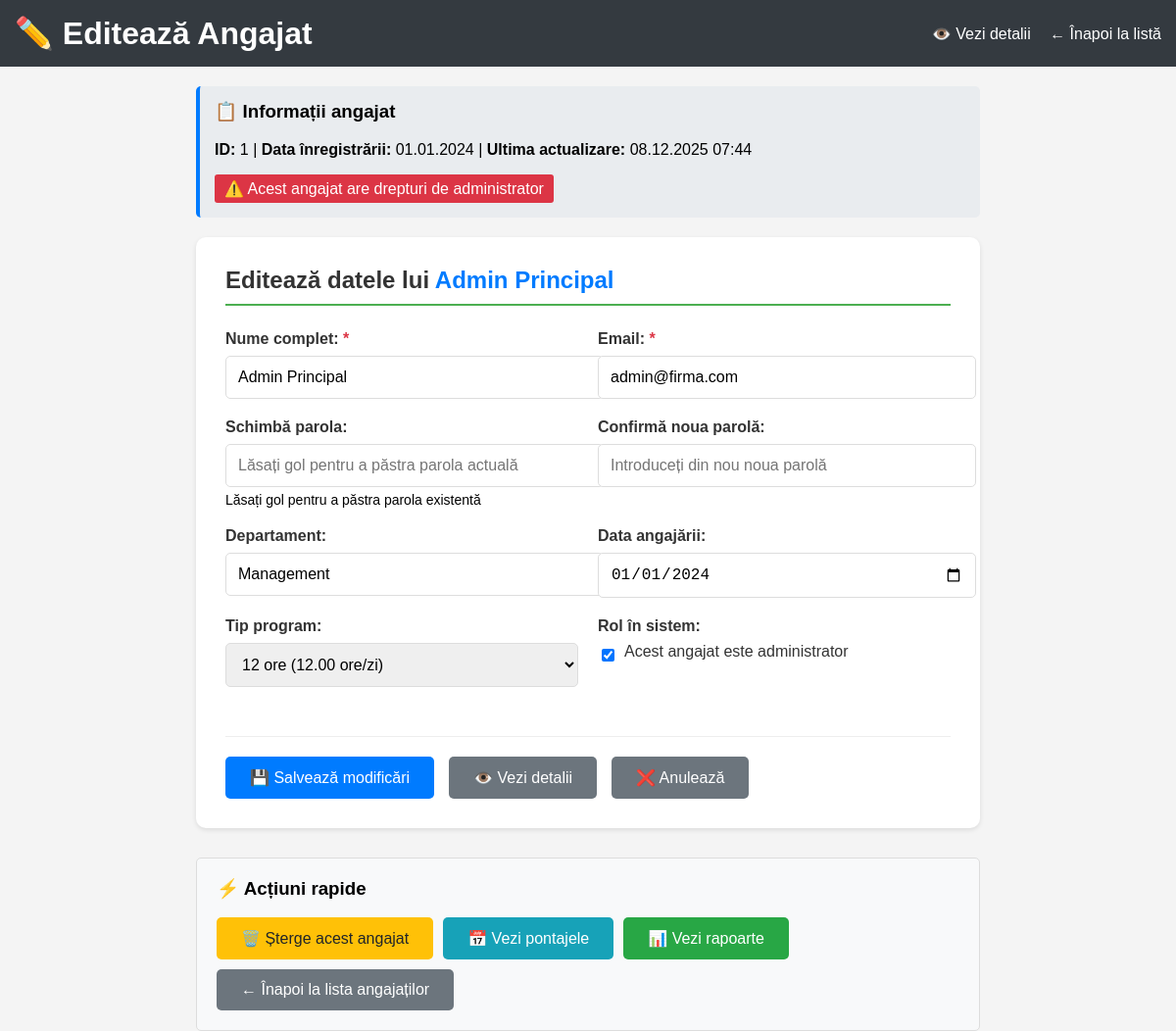
Page /pagini/angajati/editeaza.php?id=1 (signed in) on the committed database.
### tables this page shows
CREATE TABLE `angajati` (
  `id` int(11) NOT NULL,
  `nume` varchar(100) NOT NULL,
  `email` varchar(100) NOT NULL,
  `parola_hash` varchar(255) NOT NULL,
  `departament` varchar(50) DEFAULT NULL,
  `data_angajare` date DEFAULT NULL,
  `este_admin` tinyint(1) DEFAULT 0,
  `tip_program_id` int(11) DEFAULT NULL
);

### pagini/angajati/editeaza.php (the view, shortened to what this page needs)
<?php
include '../../includes/config.php';
$angajat_id = (int)$_GET['id'];
$sql = "SELECT * FROM angajati WHERE id = ?";
$stmt = $conn->prepare($sql);
$stmt->execute([$angajat_id]);
$angajat = $stmt->fetch(PDO::FETCH_ASSOC);
?>
<!DOCTYPE html>
<html lang="ro">
<head>
</head>
<body>
    <div class="header">
        <div class="header-content">
            <h1 style="margin: 0;">✏️ Editează Angajat</h1>
            <div>
                <a href="detalii.php?id=<?php echo $angajat_id; ?>" style="color: white; margin-left: 15px; text-decoration: none;">👁️ Vezi detalii</a>
                <a href="index.php" style="color: white; margin-left: 15px; text-decoration: none;">← Înapoi la listă</a>
            </div>
        </div>
    </div>
    <div class="container">
        <div class="info-box">
            <h3 style="margin-top: 0;">📋 Informații angajat</h3>
            <p><strong>ID:</strong> <?php echo $angajat['id']; ?> |
               <strong>Data înregistrării:</strong> <?php echo date('d.m.Y', strtotime($angajat['data_angajare'])); ?> |
               <strong>Ultima actualizare:</strong> <?php echo date('d.m.Y H:i'); ?></p>
            <?php if($angajat['este_admin']): ?>
                <div style="background: #dc3545; color: white; padding: 5px 10px; border-radius: 3px; display: inline-block;">
                    ⚠️ Acest angajat are drepturi de administrator
                </div>
            <?php endif; ?>
        </div>
        <div class="form-container">
            <h2 class="form-title">Editează datele lui <span style="color: #007bff;"><?php echo htmlspecialchars($angajat['nume']); ?></span></h2>
            <form method="POST" action="" onsubmit="return validatePasswords()">
                <div class="form-row">
                    <div class="form-group">
                        <label for="nume" class="required">Nume complet:</label>
                        <input type="text" id="nume" name="nume"
                               value="<?php echo htmlspecialchars($angajat['nume']); ?>"
                               required>
                    </div>
                    <div class="form-group">
                        <label for="email" class="required">Email:</label>
                        <input type="email" id="email" name="email"
                               value="<?php echo htmlspecialchars($angajat['email']); ?>"
                               required>
                    </div>
                </div>
                <div class="form-row">
                    <div class="form-group">
                        <label for="parola">Schimbă parola:</label>
                        <input type="password" id="parola" name="parola"
                               onkeyup="checkPasswordStrength(this.value)"
                               placeholder="Lăsați gol pentru a păstra parola actuală">
                        <div id="password-strength" class="password-strength">Lăsați gol pentru a păstra parola existentă</div>
                    </div>
                    <div class="form-group">
                        <label for="confirma_parola">Confirmă noua parolă:</label>
                        <input type="password" id="confirma_parola" name="confirma_parola"
                               onkeyup="validatePasswords()"
                               placeholder="Introduceți din nou noua parolă">
                    </div>
                </div>
                <div class="form-row">
                    <div class="form-group">
                        <label for="departament">Departament:</label>
                        <input type="text" id="departament" name="departament"
                               value="<?php echo htmlspecialchars($angajat['departament'] ?? ''); ?>"
                               placeholder="Ex: IT, Vânzări, etc.">
                    </div>
                    <div class="form-group">
                        <label for="data_angajare">Data angajării:</label>
                        <input type="date" id="data_angajare" name="data_angajare"
                               value="<?php echo $angajat['data_angajare']; ?>">
                    </div>
                </div>
                <div class="form-row">
                    <div class="form-group">
                        <label for="tip_program_id">Tip program:</label>
                        <select id="tip_program_id" name="tip_program_id">
                            <?php
                            $tipuri_query = $conn->query("SELECT * FROM tipuri_program ORDER BY id");
                            $tipuri = $tipuri_query->fetchAll(PDO::FETCH_ASSOC);
                            foreach($tipuri as $tip) {
                                $selected = ($angajat['tip_program_id'] == $tip['id']) ? 'selected' : '';
                                echo "<option value='{$tip['id']}' $selected>{$tip['nume_program']} ({$tip['ore_pe_zi']} ore/zi)</option>";
                            }
                            ?>
                        </select>
                    </div>
                    <div class="form-group">
                        <label for="este_admin">Rol în sistem:</label>
                        <div class="checkbox-group">
                            <input type="checkbox" id="este_admin" name="este_admin" value="1"
                                   <?php echo ($angajat['este_admin'] == 1) ? 'checked' : ''; ?>>
                            <label for="este_admin" style="font-weight: normal;">Acest angajat este administrator</label>
                        </div>
                    </div>
                </div>
                <div style="display: flex; gap: 15px; margin-top: 30px; border-top: 1px solid #eee; padding-top: 20px;">
                    <button type="submit" class="btn btn-primary">💾 Salvează modificări</button>
                    <a href="detalii.php?id=<?php echo $angajat_id; ?>" class="btn btn-secondary">👁️ Vezi detalii</a>
                    <a href="index.php" class="btn" style="background: #6c757d; color: white;">❌ Anulează</a>
                </div>
            </form>
        </div>
        <div style="margin-top: 30px; padding: 20px; background: #f8f9fa; border-radius: 5px; border: 1px solid #ddd;">
            <h3 style="margin-top: 0;">⚡ Acțiuni rapide</h3>
            <div style="display: flex; gap: 10px; flex-wrap: wrap;">
                <a href="sterge.php?id=<?php echo $angajat_id; ?>"
                   class="btn btn-warning"
                   onclick="return confirm('⚠️ ATENȚIE! Doriți să ștergeți angajatul <?php echo addslashes($angajat['nume']); ?>? Această acțiune va șterge TOATE datele asociate (pontaje, cereri, etc.) și este ireversibilă!')">
                   🗑️ Șterge acest angajat
                </a>
                <a href="../pontaje/?angajat_id=<?php echo $angajat_id; ?>" class="btn" style="background: #17a2b8; color: white;">📅 Vezi pontajele</a>
                <a href="../rapoarte/?angajat_id=<?php echo $angajat_id; ?>" class="btn" style="background: #28a745; color: white;">📊 Vezi rapoarte</a>
                <a href="index.php" class="btn" style="background: #6c757d; color: white;">← Înapoi la lista angajaților</a>
            </div>
        </div>
    </div>
</body>
</html>

### pagini/angajati/editeaza.php (style rules this page uses)
body { font-family: Arial, sans-serif; margin: 0; padding: 0; background: #f4f4f4; }
.header { background: #343a40; color: white; padding: 15px; margin-bottom: 20px; }
.header-content { display: flex; justify-content: space-between; align-items: center; max-width: 1400px; margin: 0 auto; }
.container { max-width: 800px; margin: 0 auto; padding: 0 20px; }
.form-container { background: white; padding: 30px; border-radius: 10px; box-shadow: 0 2px 5px rgba(0,0,0,0.1); }
.form-title { margin-top: 0; margin-bottom: 25px; color: #333; border-bottom: 2px solid #4CAF50; padding-bottom: 10px; }
.form-group { margin-bottom: 20px; }
label { display: block; margin-bottom: 8px; font-weight: bold; color: #333; }
.required:after { content: " *"; color: #dc3545; }
input, select, textarea { width: 100%; padding: 12px; border: 1px solid #ddd; border-radius: 5px; font-size: 16px; }
.btn { padding: 12px 25px; border: none; border-radius: 5px; cursor: pointer; font-size: 16px; text-decoration: none; display: inline-block; }
.btn-primary { background: #007bff; color: white; }
.btn-secondary { background: #6c757d; color: white; }
.btn-warning { background: #ffc107; color: #212529; }
.form-row { display: flex; gap: 20px; }
.form-row .form-group { flex: 1; }
.checkbox-group { display: flex; align-items: center; }
.checkbox-group input { width: auto; margin-right: 10px; }
.password-strength { margin-top: 5px; font-size: 14px; }
.info-box { background: #e9ecef; padding: 15px; border-radius: 5px; margin-bottom: 20px; border-left: 4px solid #007bff; }

### rows in the picture
angajati: id "1", data_angajare "01.01.2024", nume "Admin Principal", email "admin@firma.com", departament "Management", data_angajare "01/01/2024", este_admin "☑"

### other values in the picture
form field tip_program_id "12 ore (12.00 ore/zi)"
